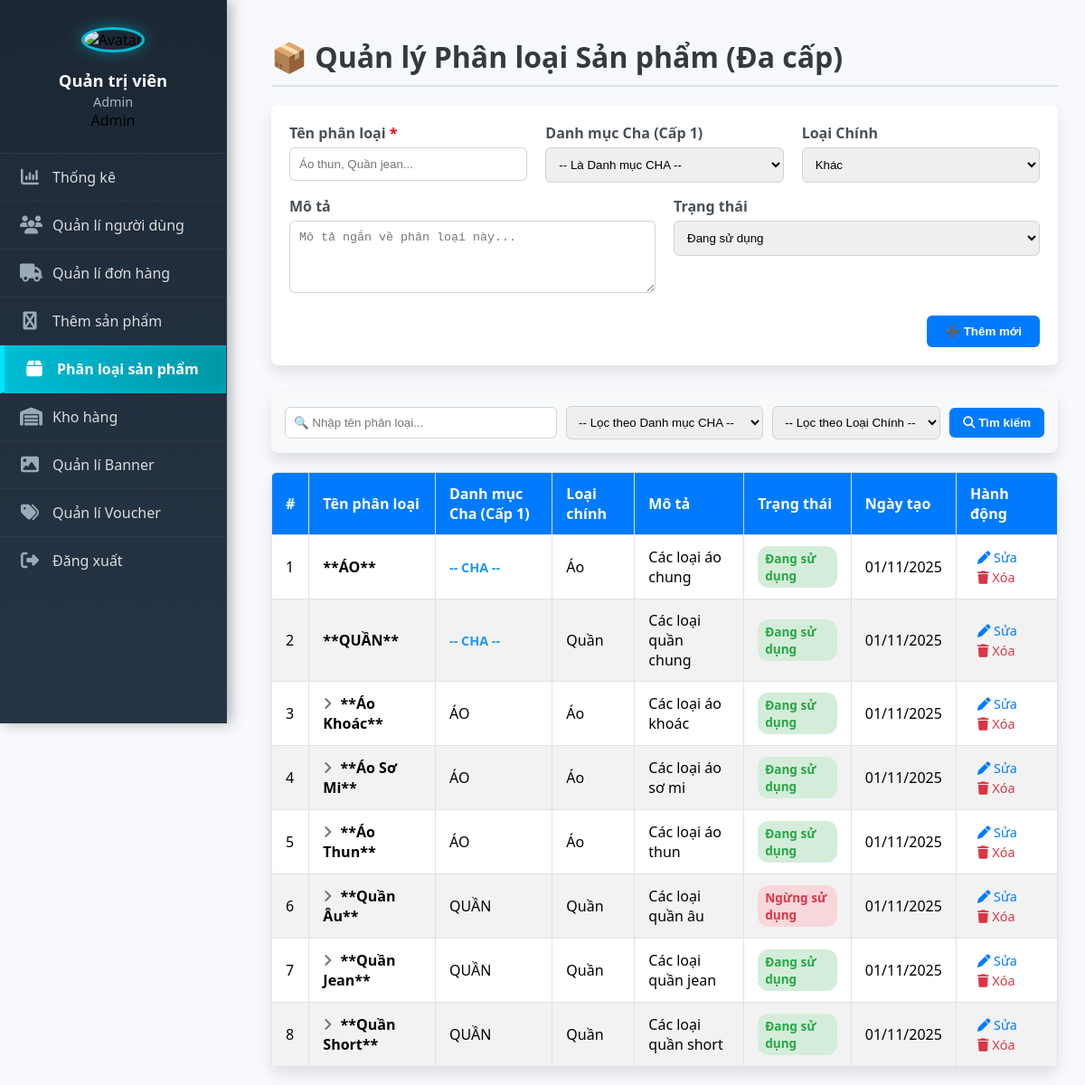
The app's page /phanloaisanpham.php with its own data.
### tables this page shows
CREATE TABLE `phan_loai_san_pham` (
    `id` INT(10) NOT NULL AUTO_INCREMENT,
    `ten_phan_loai` VARCHAR(100) NOT NULL UNIQUE,
    `parent_id` INT(10) DEFAULT NULL,  
    `mo_ta` TEXT DEFAULT NULL,
    `loai_chinh` ENUM('Áo', 'Quần', 'Giày', 'Khác') NOT NULL DEFAULT 'Khác',
    `trang_thai` ENUM(
        'Đang sử dụng',
        'Ngừng sử dụng'
    ) DEFAULT 'Đang sử dụng',
    `ngay_tao` DATETIME NOT NULL DEFAULT CURRENT_TIMESTAMP,
    PRIMARY KEY (`id`),
     
    CONSTRAINT `fk_phanloai_parent` FOREIGN KEY (`parent_id`) REFERENCES `phan_loai_san_pham` (`id`) ON DELETE SET NULL ON UPDATE CASCADE
);

### phanloaisanpham.php (the view, shortened to what this page needs)
<?php
include "Database/connectdb.php";
$search = $_GET['search'] ?? '';
$sql = "SELECT p.*, parent.ten_phan_loai AS parent_name
        FROM phan_loai_san_pham p
        LEFT JOIN phan_loai_san_pham parent ON p.parent_id = parent.id
        WHERE 1=1";
$sql .= " ORDER BY p.parent_id ASC, p.ten_phan_loai ASC";
$stmt = $conn->prepare($sql);
$stmt->execute();
$result = $stmt->get_result();
?>
<!DOCTYPE html>
<html lang="vi">
<head>
    <link rel="stylesheet" href="https://cdnjs.cloudflare.com/ajax/libs/font-awesome/6.4.2/css/all.min.css">
    <link rel="stylesheet" href="sidebar.css">
</head>
<body>
    <div class="container">
        <?php include "sidebar_admin.php"; ?>
        <div class="main-content">
            <h1>📦 Quản lý Phân loại Sản phẩm (Đa cấp)</h1>
            <form method="POST">
                <div class="form-row">
                    <div class="form-group-triple">
                        <label for="ten_phan_loai">Tên phân loại <span style="color: red;">*</span></label>
                        <input type="text" name="ten_phan_loai" id="ten_phan_loai" placeholder="Áo thun, Quần jean..." required>
                    </div>
                    <div class="form-group-triple">
                        <label for="parent_id">Danh mục Cha (Cấp 1)</label>
                        <select name="parent_id" id="parent_id">
                            <option value="0">-- Là Danh mục CHA --</option>
                        </select>
                    </div>
                    <div class="form-group-triple">
                        <label for="loai_chinh">Loại Chính</label>
                        <select name="loai_chinh" id="loai_chinh" required>
                            <option value="Khác" selected>Khác</option>
                        </select>
                    </div>
                </div>
                <div class="form-row">
                    <div class="form-group-half">
                        <label for="mo_ta">Mô tả</label>
                        <textarea name="mo_ta" id="mo_ta" placeholder="Mô tả ngắn về phân loại này..."></textarea>
                    </div>
                    <div class="form-group-half">
                        <label for="trang_thai">Trạng thái</label>
                        <select name="trang_thai" id="trang_thai">
                            <option value="Đang sử dụng">Đang sử dụng</option>
                        </select>
                    </div>
                </div>
                <div class="action-buttons">
                    <div class="btn-group-right">
                        <button type="submit" name="add" id="btn-add">➕ Thêm mới</button>
                    </div>
                </div>
            </form>
            <div class="search-bar">
                <form method="GET" class="search-form">
                    <div class="search-group">
                        <input type="text" name="search" value="<?= htmlspecialchars($search) ?>" placeholder="🔍 Nhập tên phân loại...">
                        <select name="filter_parent">
                            <option value="">-- Lọc theo Danh mục CHA --</option>
                        </select>
                        <select name="filter_loai">
                            <option value="">-- Lọc theo Loại Chính --</option>
                        </select>
                        <button type="submit"><i class="fa-solid fa-magnifying-glass"></i> Tìm kiếm</button>
                    </div>
                </form>
            </div>
            <table>
                <thead>
                    <tr>
                        <th>#</th>
                        <th>Tên phân loại</th>
                        <th>Danh mục Cha (Cấp 1)</th>
                        <th>Loại chính</th>
                        <th>Mô tả</th>
                        <th>Trạng thái</th>
                        <th>Ngày tạo</th>
                        <th>Hành động</th>
                    </tr>
                </thead>
                <tbody>
                    <?php
                    $stt = 1;
                    if ($result && $result->num_rows > 0) {
                        while ($row = $result->fetch_assoc()) {
                            $data_parent_id = $row['parent_id'] !== NULL ? (string)$row['parent_id'] : '0';
                    ?>
                            <tr>
                                <td><?= $stt++ ?></td>
                                <td>
                                    <?php if (!empty($row['parent_id'])) { ?>
                                        <i class="fa-solid fa-angle-right" style="margin-right: 5px; color: var(--secondary-color);"></i>
                                    <?php } ?>
                                    **<?= htmlspecialchars($row['ten_phan_loai']) ?>**
                                </td>
                                <td>
                                    <?php
                                    echo $row['parent_name'] ? htmlspecialchars($row['parent_name']) : '<span style="color:#2196f3; font-weight:bold;">-- CHA --</span>';
                                    ?>
                                </td>
                                <td><?= htmlspecialchars($row['loai_chinh']) ?></td>
                                <td><?= htmlspecialchars($row['mo_ta']) ?></td>
                                <td>
                                    <span class="status <?= $row['trang_thai'] == 'Đang sử dụng' ? 'active' : 'inactive' ?>">
                                        <?= $row['trang_thai'] ?>
                                    </span>
                                </td>
                                <td><?= date('d/m/Y', strtotime($row['ngay_tao'])) ?></td>
                                <td class="actions">
                                    <a href="#" class="edit"
                                        data-id="<?= $row['id'] ?>"
                                        data-ten="<?= htmlspecialchars($row['ten_phan_loai']) ?>"
                                        data-loai="<?= htmlspecialchars($row['loai_chinh']) ?>"
                                        data-parent="<?= $data_parent_id ?>"
                                        data-mo_ta="<?= htmlspecialchars($row['mo_ta']) ?>"
                                        data-trang_thai="<?= $row['trang_thai'] ?>">
                                        <i class="fa fa-pen"></i> Sửa
                                    </a>
                                    <a href="?delete=<?= $row['id'] ?>" onclick="return confirm('Xác nhận xóa phân loại này? (Các danh mục con và sản phẩm liên quan có thể bị ảnh hưởng)')">
                                        <i class="fa fa-trash"></i> Xóa
                                    </a>
                                </td>
                            </tr>
                        <?php }
                    } else { ?>
                        <tr>
                            <td colspan="8" style="text-align:center;">Không tìm thấy phân loại nào!</td>
                        </tr>
                    <?php } ?>
                </tbody>
            </table>
        </div>
    </div>
</body>
</html>

### css/sidebar.css (style rules this page uses)
html, body { margin: 0; padding: 0; }
body { font-family: 'Poppins', 'Segoe UI', Tahoma, Geneva, Verdana, sans-serif; background: #f7f9fc; color: #000; padding-left: 270px; transition: none !important; }

### phanloaisanpham.php (style rules this page uses)
:root { --primary-color: #007bff; --success-color: #28a745; --danger-color: #dc3545; --secondary-color: #6c757d; --bg-light: #f8f9fa; --border-color: #dee2e6; --box-shadow: 0 0.5rem 1rem rgba(0, 0, 0, 0.1); }
body { font-family: Arial, sans-serif; margin: 0; padding: 0; background-color: var(--bg-light); }
.main-content { padding: 20px 30px; }
h1 { color: #343a40; margin-bottom: 20px; border-bottom: 2px solid var(--border-color); padding-bottom: 10px; }
form { background: #fff; padding: 20px; border-radius: 8px; box-shadow: var(--box-shadow); margin-bottom: 30px; }
.form-row { display: flex; gap: 20px; width: 100%; margin-bottom: 15px; }
.form-row>* { flex: 1; }
label { display: block; margin-bottom: 5px; font-weight: 600; color: #495057; }
input[type="text"], textarea, select { padding: 10px; border-radius: 6px; border: 1px solid #ced4da; width: 100%; box-sizing: border-box; transition: border-color 0.2s; }
textarea { height: 80px; resize: vertical; }
.action-buttons { display: flex; justify-content: flex-end; margin-top: 20px; }
.action-buttons button, .action-buttons #btn-cancel { padding: 10px 20px; border: none; border-radius: 6px; cursor: pointer; font-weight: bold; transition: background-color 0.2s, transform 0.1s; }
#btn-add { background: var(--primary-color); color: white; }
.search-form { background: var(--bg-light); padding: 15px 15px; margin-bottom: 20px; border-bottom: 1px solid var(--border-color); }
.search-group { display: flex; gap: 10px; align-items: center; }
.search-group input[type="text"], .search-group select { padding: 9px; width: auto; flex-grow: 1; }
.search-group input[type="text"] { flex-basis: 300px; }
.search-group button { background-color: var(--primary-color); color: white; border: none; padding: 9px 15px; border-radius: 6px; cursor: pointer; font-weight: bold; }
table { width: 100%; border-collapse: collapse; background: #fff; box-shadow: var(--box-shadow); border-radius: 8px; overflow: hidden; }
thead { background-color: var(--primary-color); color: white; text-align: left; }
th, td { padding: 12px 15px; border: 1px solid var(--border-color); vertical-align: middle; }
tbody tr:nth-child(even) { background-color: #f2f2f2; }
tbody td:nth-child(2) { font-weight: 600; }
tbody td:nth-child(3) span { font-size: 0.9em; }
.status { padding: 4px 8px; border-radius: 12px; font-size: 0.85em; font-weight: 700; display: inline-block; }
.status.active { background-color: #d4edda; color: var(--success-color); }
.status.inactive { background-color: #f8d7da; color: var(--danger-color); }
.actions a { text-decoration: none; padding: 5px 8px; border-radius: 4px; margin-right: 5px; font-size: 0.9em; transition: opacity 0.2s; }
.actions a.edit { color: var(--primary-color); }
.actions a[href*="delete"] { color: var(--danger-color); }

### records on screen
phan_loai_san_pham: ten_phan_loai "ÁO", shows "-- CHA --", loai_chinh "Áo", mo_ta "Các loại áo chung", trang_thai "Đang sử dụng", ngay_tao "01/11/2025"
phan_loai_san_pham: ten_phan_loai "QUẦN", shows "-- CHA --", loai_chinh "Quần", mo_ta "Các loại quần chung", trang_thai "Đang sử dụng", ngay_tao "01/11/2025"
phan_loai_san_pham: ten_phan_loai "Áo Khoác", parent.ten_phan_loai "ÁO", loai_chinh "Áo", mo_ta "Các loại áo khoác", trang_thai "Đang sử dụng", ngay_tao "01/11/2025"
phan_loai_san_pham: ten_phan_loai "Áo Sơ Mi", parent.ten_phan_loai "ÁO", loai_chinh "Áo", mo_ta "Các loại áo sơ mi", trang_thai "Đang sử dụng", ngay_tao "01/11/2025"
phan_loai_san_pham: ten_phan_loai "Áo Thun", parent.ten_phan_loai "ÁO", loai_chinh "Áo", mo_ta "Các loại áo thun", trang_thai "Đang sử dụng", ngay_tao "01/11/2025"
phan_loai_san_pham: ten_phan_loai "Quần Âu", parent.ten_phan_loai "QUẦN", loai_chinh "Quần", mo_ta "Các loại quần âu", trang_thai "Ngừng sử dụng", ngay_tao "01/11/2025"
phan_loai_san_pham: ten_phan_loai "Quần Jean", parent.ten_phan_loai "QUẦN", loai_chinh "Quần", mo_ta "Các loại quần jean", trang_thai "Đang sử dụng", ngay_tao "01/11/2025"
phan_loai_san_pham: ten_phan_loai "Quần Short", parent.ten_phan_loai "QUẦN", loai_chinh "Quần", mo_ta "Các loại quần short", trang_thai "Đang sử dụng", ngay_tao "01/11/2025"

### other values on screen
$ho_ten_display "Quản trị viên"
$username_display "Admin"
